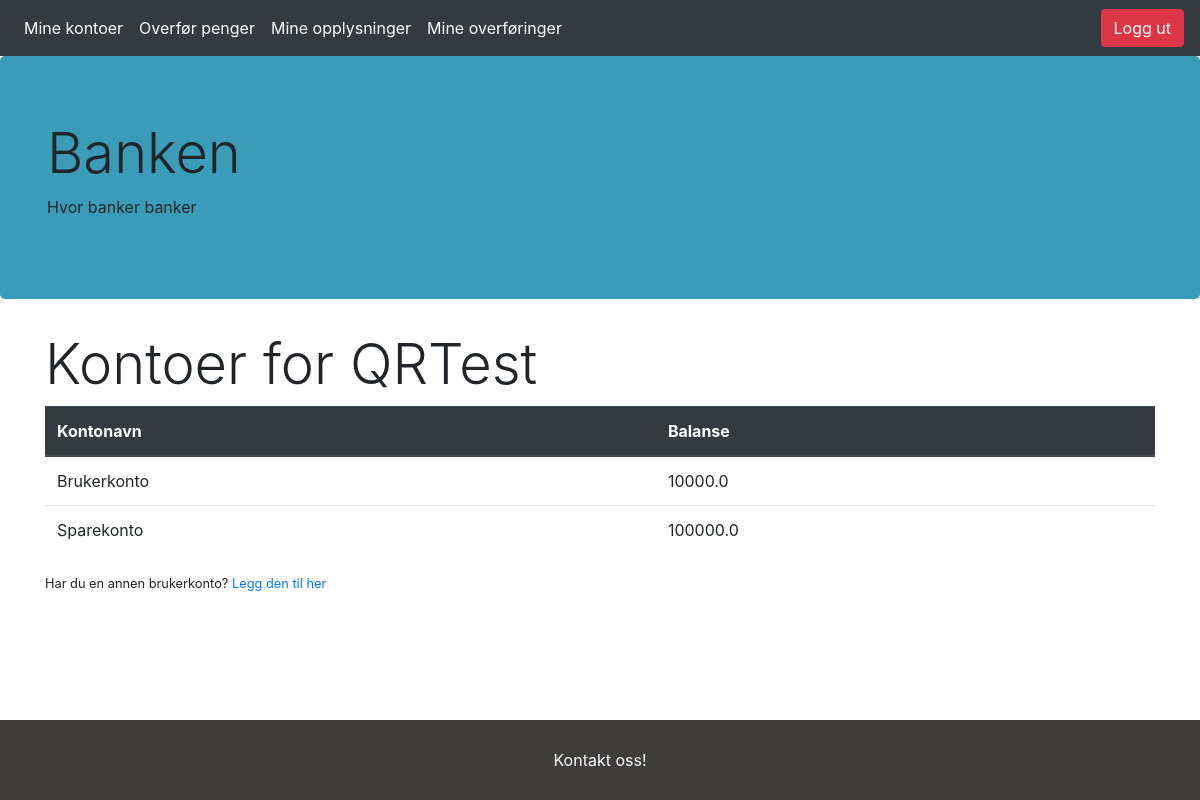
Screenshot of /myaccs (signed in) with the database file from the repository.
### app/models.py (models this page shows, shortened)
class User(db.Model, UserMixin):
    id = db.Column(db.Integer, primary_key=True, nullable=False)
    username = db.Column(db.String(20), unique=True, nullable=False)
    useremail = db.Column(db.String(120), unique=True, nullable=False)
    useraddr = db.Column(db.String(200), nullable=False)
    userpwd = db.Column(db.String(60), nullable=False)
    usertlf = db.Column(db.Integer(), unique=True,  nullable=False)
    accounts = db.relationship('Account',  backref='holder', lazy=True)
    logs = db.relationship('Log', backref='logger', lazy=True)
    otp_secret = db.Column(db.String(16))

class Account(db.Model):
    id = db.Column(db.Integer, primary_key=True)
    accname = db.Column(db.String(20), nullable=False)
    balance = db.Column(db.Float)
    accuser = db.Column(db.Integer, db.ForeignKey('user.id'), nullable=False)

### app/routes.py (the view)
@app.route("/myaccs")
@login_required
def myaccs():
    return render_template('myaccs.html')

### app/models.py (called while the page is built)
@login_manager.user_loader
def load_user(user_id):
    return User.query.get(int(user_id))

### app/templates/myaccs.html
{%extends 'base.html'%} {% block body %}
<div class="container mx-auto">
    <h1 class="display-4"> Kontoer for {{ current_user.username }} </h1>
    <table class="table">
        <thead class="thead-dark">
            <th>Kontonavn</th>
            <th>Balanse</th>
        </thead>
        {%for acc in current_user.accounts if current_user.accounts%}
        <tr>
            <td>{{ acc.accname}}</td>
            <td>{{ acc.balance }}</td>
        </tr>
        {% endfor %}
    </table>
    <small> Har du en annen brukerkonto? <a href="{{url_for('index')}}"> Legg den til her</a> </small>
</div>
{% endblock %}

### rows the page displays
User: username "QRTest"
Account: accname "Brukerkonto", balance "10000.0"
Account: accname "Sparekonto", balance "100000.0"
